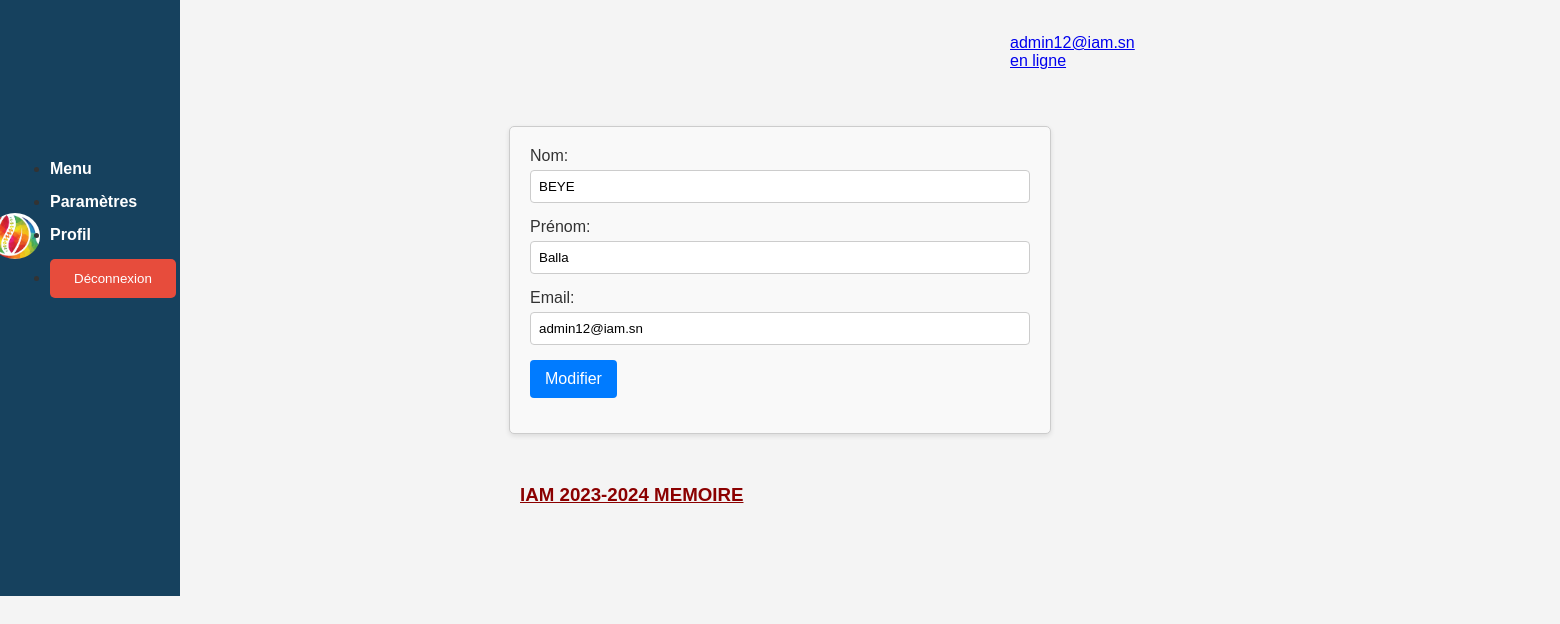
Page /modifier_user.php?id=1 (signed in) on the committed database.
### tables this page shows
CREATE TABLE `utilisateurs` (
  `id_utilisateur` int(11) NOT NULL,
  `nom` varchar(50) NOT NULL,
  `prenom` varchar(50) NOT NULL,
  `email` varchar(50) NOT NULL,
  `mot_de_passe` varchar(50) NOT NULL,
  `type_utilisateur` varchar(50) NOT NULL DEFAULT 'etudiant'
);

### modifier_user.php (the view, shortened to what this page needs)
<?php
require 'connexion.php';
$id_utilisateur = isset($_GET['id']) ? intval($_GET['id']) : 0;
$sql = "SELECT * FROM utilisateurs WHERE id_utilisateur = ?";
$stmt = $connect->prepare($sql);
$stmt->execute([$id_utilisateur]);
$utilisateur = $stmt->fetch(PDO::FETCH_ASSOC);
?>
<!DOCTYPE html>
<html lang="fr">
<head>
    <link rel="stylesheet" href="admin.css">
</head>
<body>
<div class="profil">
        <a href="etudiant.php">
            <span class="profil">
                <p><?php echo $_SESSION['Email']; ?> <br>en ligne </p>
            </span>
        </a>
    </div>
    <div class="logo">
        <img src="image/logo2.png">
        <ul>
            <li><a href="admin.php">Menu</a></li>
            <li><a href="parametre.php">Paramètres</a></li>
            <li><a href="profil.php">Profil</a></li>
            <li>
                <a href="index.php" onclick="return(confirm('Vous vous déconnectez ?'));">
                    <button type="submit" class="disconnect">Déconnexion</button>
                </a>
            </li>
        </ul>
    </div>
    <form action="traitement_modifier_user.php" method="post">
        <div>
            <label for="nom">Nom:</label>
            <input type="text" id="nom" name="nom" value="<?= htmlspecialchars($utilisateur['nom']) ?>" required>
        </div>
        <div>
            <label for="prenom">Prénom:</label>
            <input type="text" id="prenom" name="prenom" value="<?= htmlspecialchars($utilisateur['prenom']) ?>" required>
        </div>
        <div>
            <label for="email">Email:</label>
            <input type="email" id="email" name="email" value="<?= htmlspecialchars($utilisateur['email']) ?>" required>
        </div>
        <div>
            <button type="submit">Modifier</button>
        </div>
    </form>
    <footer>
        <h3>IAM 2023-2024 MEMOIRE </h3>
    </footer>
</body>
</html>

### admin.css (style rules this page uses)
body { font-family: 'Segoe UI', Tahoma, Geneva, Verdana, sans-serif; background-color: #f5f5f5; margin: 30PX; padding: 0; }
.disconnect { background-color: #e74c3c; color: #fff; border: none; padding: 12px 24px; border-radius: 5px; cursor: pointer; transition: background-color 0.3s ease; }
.logo { display: flex; align-items: center; margin-bottom: 30px; background-color: #16415e; padding: 10px; width: 180px; height: 500px; }
.logo img { width: 50px; margin-right: 10px; border-radius: 50%; }
.logo ul { display: flex; flex-direction: column; margin: 0; padding: 0; }
.logo li { margin-bottom: 15px; }
.logo a { text-decoration: none; color: #fff; font-weight: bold; transition: color 0.3s ease; }

### modifier_user.php (style rules this page uses)
body { font-family: Arial, sans-serif; background-color: #f4f4f4; margin: 0; padding: 20px; color: #333; }
form { max-width: 500px; margin: 20px auto; padding: 20px; border: 1px solid #ccc; border-radius: 5px; background: #f9f9f9; box-shadow: 0 2px 5px rgba(0, 0, 0, 0.1); margin-top: -500px; }
form div { margin-bottom: 15px; position: relative; }
form label { display: block; margin-bottom: 5px; color: #333; }
form input[type="text"], form input[type="email"] { width: 100%; padding: 8px; border: 1px solid #ccc; border-radius: 4px; box-sizing: border-box; }
form button[type="submit"] { padding: 10px 15px; background: #007bff; color: white; border: none; border-radius: 4px; cursor: pointer; font-size: 16px; }
footer h3 { color: #8B0000; margin-left: 500px; text-decoration: underline; margin-top: 20px; }
footer { margin-top: 50px; }
.profil { margin-left: 990px; margin-top: -20px; }
.logo { margin-top: -210px; margin-left: -40px; height:700px }

### rows in the picture
utilisateurs: nom "BEYE", prenom "Balla", email "admin12@iam.sn"

### other values in the picture
$_SESSION['Email'] "admin12@iam.sn"
